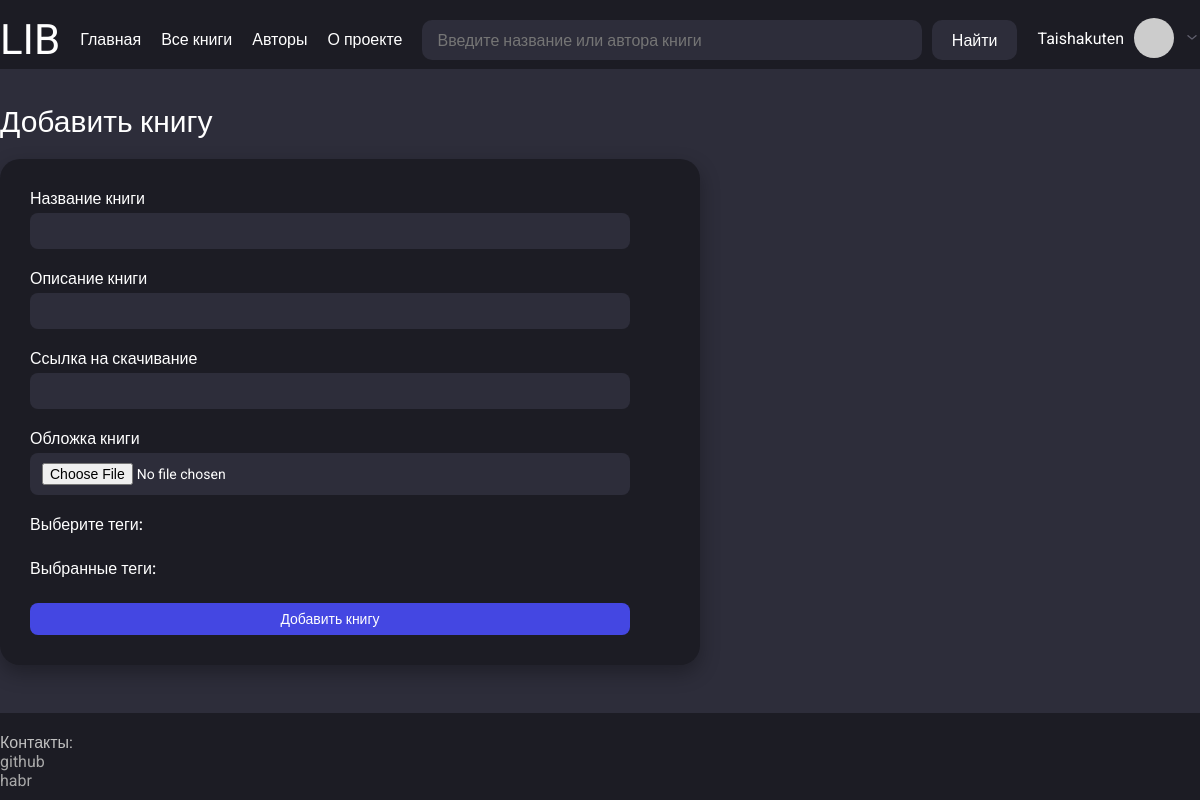
/books/add_book (signed in), run on an earlier commit of the app's database.
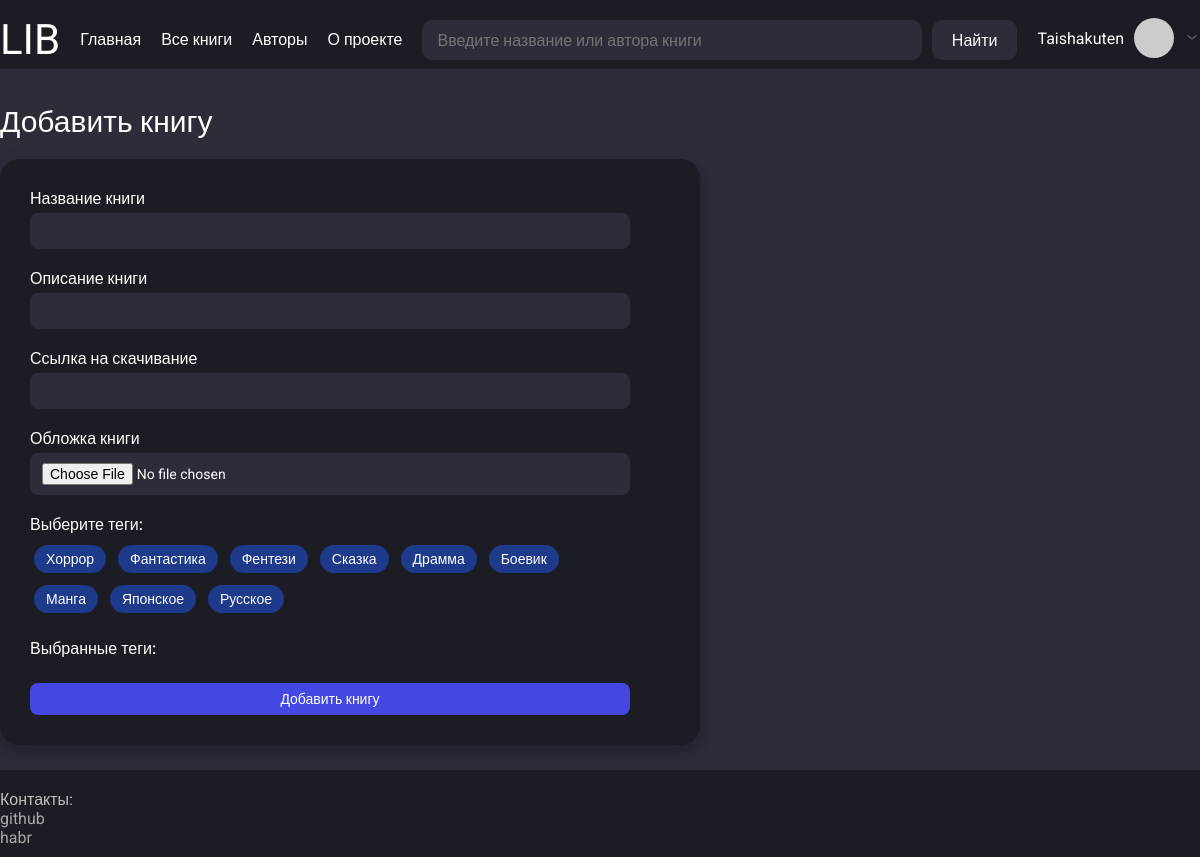
And on a later commit of the database.
### app/models.py (models this page shows, shortened)
class Tag(db.Model):
    __tablename__ = "tags"
    id = sa.Column(sa.Integer, primary_key=True, autoincrement=True)
    name = sa.Column(sa.String(30), nullable=False, index=True)
    books = so.relationship("Book", secondary=books_tags, back_populates="tags")

### app/routes.py (the view, shortened to what this page needs)
@app.route("/books/add_book", methods=["GET", "POST"])
def add_book():
    form = AddBookForm()
    available_tags = [tag.name for tag in get_all_tags()]
    form.tags.choices = [(tag, tag) for tag in available_tags]
    params = {"title": "Добавить книгу",
              "local_css_file": "book.css",
              "form": form,
              "available_tags": available_tags}
    return render_template("create_book.html", **params)

### app/forms.py
class AddBookForm(FlaskForm):
    title = StringField("Название книги", validators=[DataRequired(), Length(3, 98)])
    description = StringField("Описание книги", validators=[DataRequired(), Length(min=10)])
    link_to_download = StringField("Ссылка на скачивание")
    book_photo = FileField("Обложка книги")
    authors = FieldList(FormField(AuthorForm), min_entries=1) # Минимум 1 поле для автора
    tags = MultiCheckboxField("Теги", choices=[])  # choices зададим в маршруте

class AuthorForm(FlaskForm):
    class Meta:
        csrf = False  # отключаем CSRF для вложенной формы
    name = StringField("Введите ФИО автора (через пробел)")

### app/models.py (called while the page is built)
@login.user_loader
def load_user(id):
    return db.session.get(User, int(id))

    def avatar(self, size):
        digest = md5(self.email.lower().encode('utf-8')).hexdigest()
        return f"https://www.gravatar.com/avatar/{digest}?s={size}&d=identicon"

### app/services.py (called while the page is built)
def get_all_tags():
    return db.session.query(Tag).all()

### app/templates/create_book.html (shortened to what this page needs)
{% extends "base.html" %}
{% block content %}
<div class="book-detail-section-for-add">
    <form method="POST" enctype="multipart/form-data" class="add-book-form">
        <div class="form-group">
            {{ form.title.label(class="form-label") }}
            {{ form.title(class="form-input") }}
        </div>
        <div class="form-group">
            {{ form.description.label(class="form-label") }}
            {{ form.description(class="form-input") }}
        </div>
        <div class="form-group">
            {{ form.link_to_download.label(class="form-label") }}
            {{ form.link_to_download(class="form-input") }}
        </div>
        <div class="form-group">
            {{ form.book_photo.label(class="form-label") }}
            {{ form.book_photo(class="form-input") }}
        </div>
       <div class="form-group">
            <label class="form-label">Выберите теги:</label>
            <div id="available-tags">
                {% for tag in available_tags %}
                    <span class="tag-option" data-tag="{{ tag }}">{{ tag }}</span>
                {% endfor %}
            </div>
        </div>
        <div class="form-group">
            <label class="form-label">Выбранные теги:</label>
        </div>
        <button type="submit" class="book-card-button">Добавить книгу</button>
    </form>
</div>
{% endblock %}

What changed in the data, as far as the page shows it:
added Tag: name "Хоррор"
added Tag: name "Фантастика"
added Tag: name "Фентези"
added Tag: name "Сказка"
added Tag: name "Драмма"
added Tag: name "Боевик"
added Tag: name "Манга"
added Tag: name "Японское"
added Tag: name "Русское"
